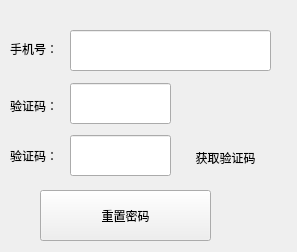
<?xml version="1.0" encoding="UTF-8"?>
<ui version="4.0">
 <class>ForgetPass</class>
 <widget class="QWidget" name="ForgetPass">
  <property name="geometry">
   <rect>
    <x>0</x>
    <y>0</y>
    <width>297</width>
    <height>252</height>
   </rect>
  </property>
  <property name="windowTitle">
   <string>Form</string>
  </property>
  <widget class="QLineEdit" name="le_phonenumber">
   <property name="geometry">
    <rect>
     <x>70</x>
     <y>30</y>
     <width>201</width>
     <height>41</height>
    </rect>
   </property>
  </widget>
  <widget class="QLineEdit" name="le_phoneverification">
   <property name="geometry">
    <rect>
     <x>70</x>
     <y>135</y>
     <width>101</width>
     <height>41</height>
    </rect>
   </property>
  </widget>
  <widget class="QPushButton" name="btn_phoneverification">
   <property name="geometry">
    <rect>
     <x>180</x>
     <y>133</y>
     <width>91</width>
     <height>50</height>
    </rect>
   </property>
   <property name="text">
    <string>获取验证码</string>
   </property>
   <property name="flat">
    <bool>true</bool>
   </property>
  </widget>
  <widget class="QPushButton" name="btn_resetpass">
   <property name="geometry">
    <rect>
     <x>40</x>
     <y>190</y>
     <width>171</width>
     <height>51</height>
    </rect>
   </property>
   <property name="text">
    <string>重置密码</string>
   </property>
   <property name="flat">
    <bool>false</bool>
   </property>
  </widget>
  <widget class="QLineEdit" name="le_verificaition">
   <property name="geometry">
    <rect>
     <x>70</x>
     <y>83</y>
     <width>101</width>
     <height>41</height>
    </rect>
   </property>
  </widget>
  <widget class="QLabel" name="label_2">
   <property name="geometry">
    <rect>
     <x>10</x>
     <y>90</y>
     <width>61</width>
     <height>31</height>
    </rect>
   </property>
   <property name="styleSheet">
    <string notr="true">font: 75 14pt &quot;Hannotate SC&quot;;</string>
   </property>
   <property name="text">
    <string>验证码：</string>
   </property>
  </widget>
  <widget class="QLabel" name="label_3">
   <property name="geometry">
    <rect>
     <x>10</x>
     <y>140</y>
     <width>61</width>
     <height>31</height>
    </rect>
   </property>
   <property name="styleSheet">
    <string notr="true">font: 75 14pt &quot;Hannotate SC&quot;;</string>
   </property>
   <property name="text">
    <string>验证码：</string>
   </property>
  </widget>
  <widget class="QLabel" name="label_4">
   <property name="geometry">
    <rect>
     <x>10</x>
     <y>33</y>
     <width>61</width>
     <height>31</height>
    </rect>
   </property>
   <property name="styleSheet">
    <string notr="true">font: 75 14pt &quot;Hannotate SC&quot;;</string>
   </property>
   <property name="text">
    <string>手机号：</string>
   </property>
  </widget>
  <widget class="QPushButton" name="btn_verification">
   <property name="geometry">
    <rect>
     <x>170</x>
     <y>80</y>
     <width>101</width>
     <height>51</height>
    </rect>
   </property>
   <property name="text">
    <string/>
   </property>
   <property name="flat">
    <bool>true</bool>
   </property>
  </widget>
 </widget>
 <resources/>
 <connections/>
</ui>
